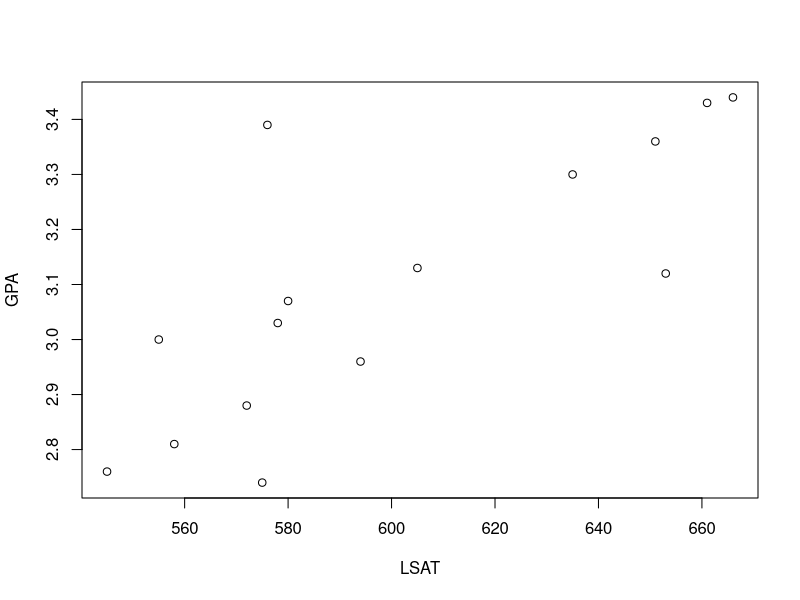
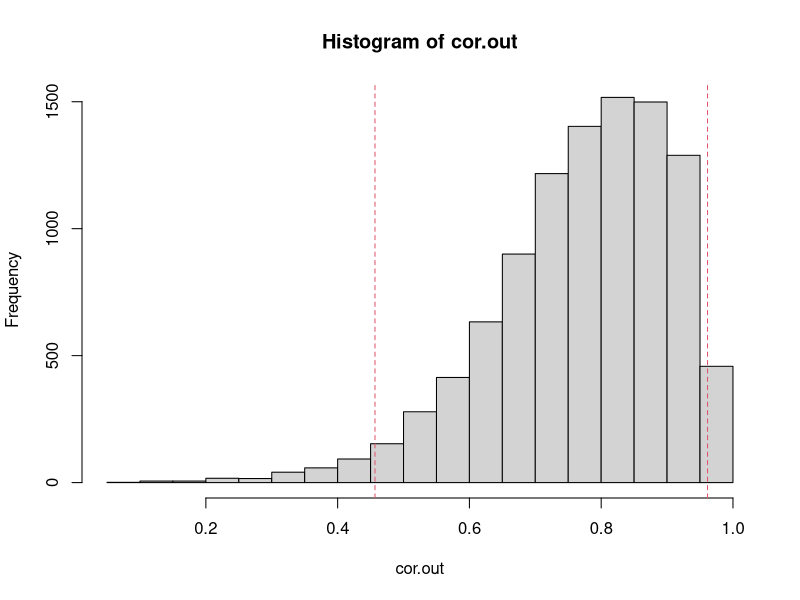
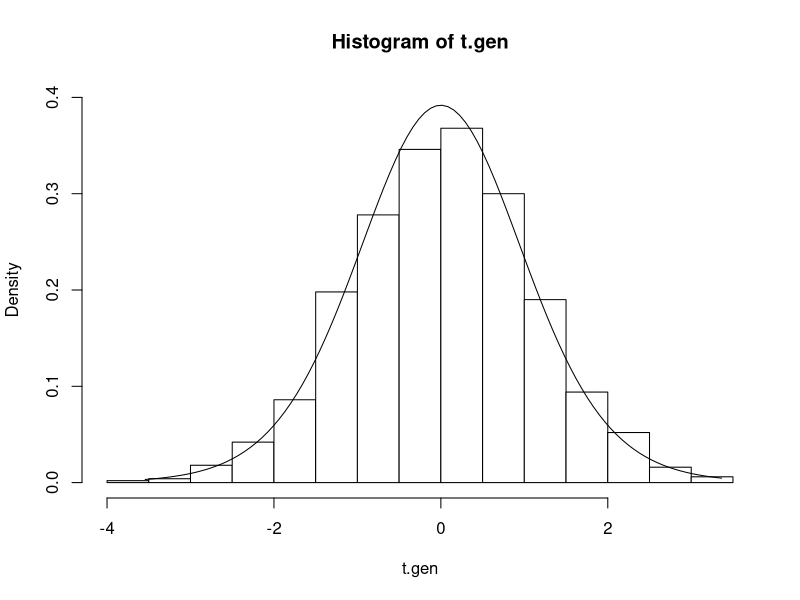
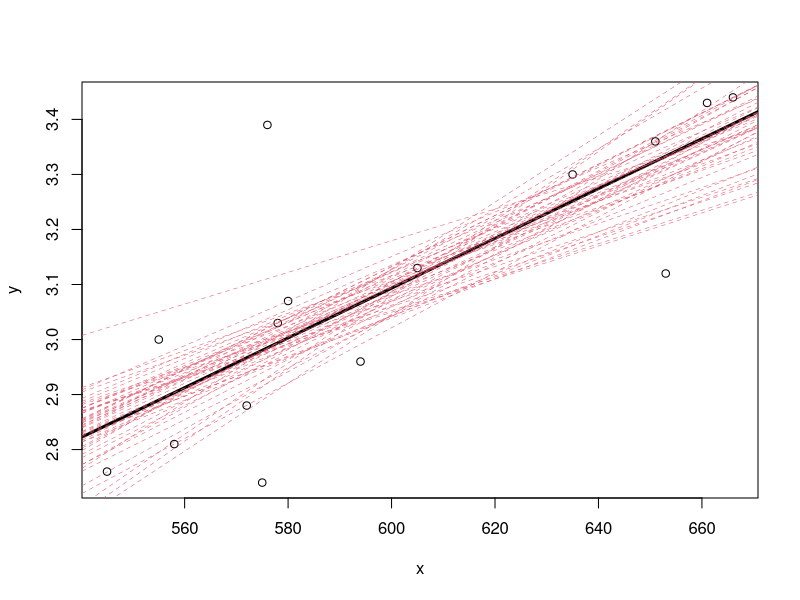
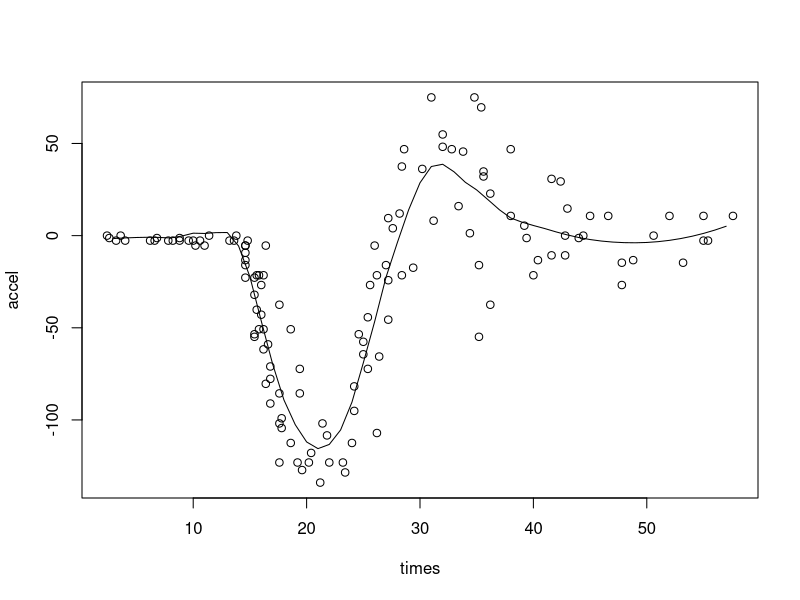
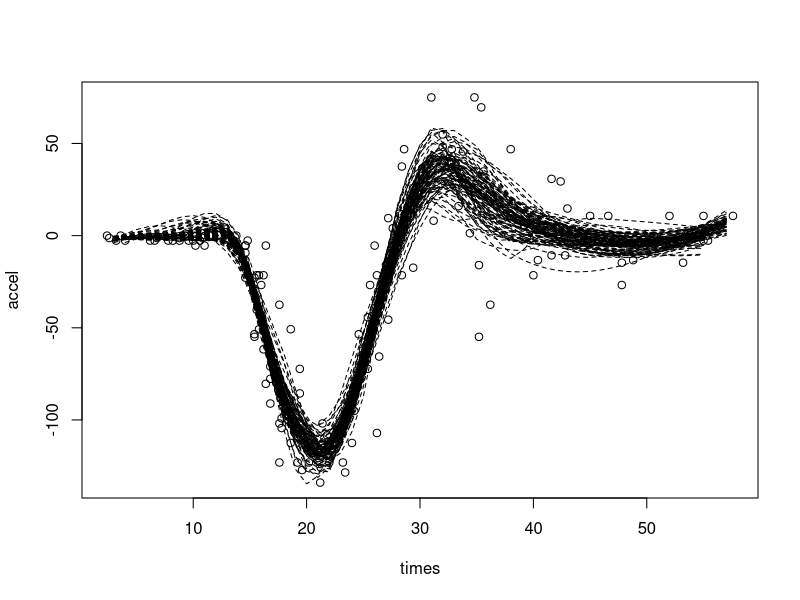
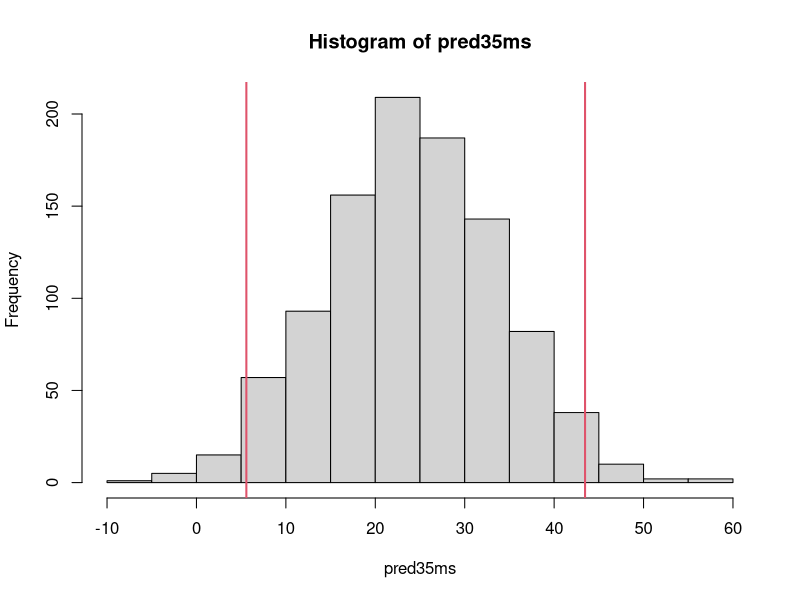
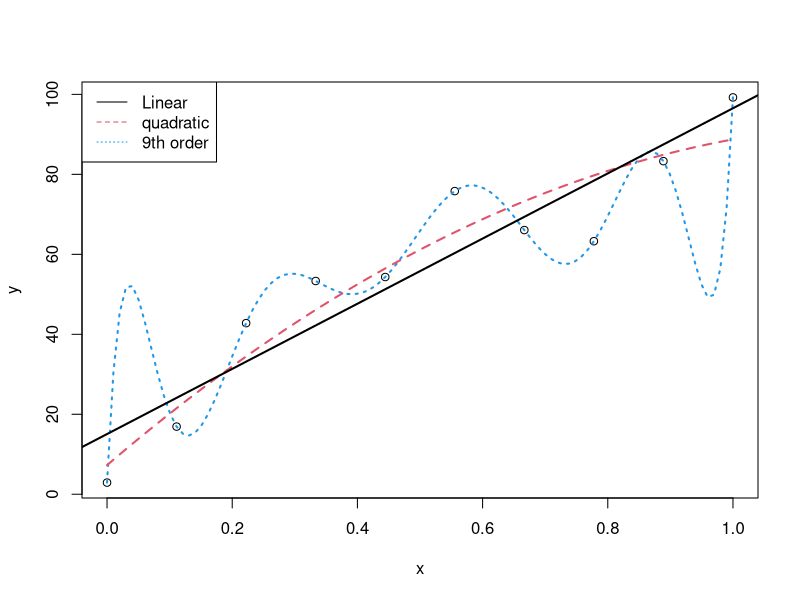

The R source for these figures, in order:

#####################################
# Law Schools non-parametric

x<-c(576,635,558,578,666,580,555,661,651,605,653,575,545,572,594)
y<-c(3.39,3.3,2.81,3.03,3.44,3.07,3,3.43,3.36,3.13,3.12,2.74,2.76,2.88,2.96)    
plot(x,y, xlab='LSAT', ylab='GPA')

bootse<-function(n,x,y){
  nx<-length(x)
  bootcor<-rep(0,n)
  for(i in 1:n){
    index<-sample(c(1:nx),replace=T)
    bootcor[i]<-cor(x[index],y[index])
  }
  return(bootcor)  
}

cor.out <- bootse(10000, x, y)
hist(cor.out)

# 95% CI
(qcor <- quantile(cor.out,c(0.025,0.975)))
abline(v=qcor, col=2, lty=2)

# estimated standard error
(se = sd(cor.out))
# use Normal approximation to calculate 95% CI
cor(x,y) + 1.96*se
cor(x,y) - 1.96*se




##############################################
# Mice survival times


treatment<-c(94,197,16,38,99,141,23)
control<-c(52,104,146,10,50,31,40,27,46)

t.test(treatment,control,alternative="greater",var.equal=T)

boot.test<-function(x,y,n){
  alldata<-c(x,y)
  nx<-length(x)
  ny<-length(y)
  
  t.gen<-rep(0,n)
  for(i in 1:n){
    newx<-sample(alldata,nx,replace=T)
    newy<-sample(alldata,ny,replace=T)
    t.gen[i]<-t.test(newx,newy,alternative="greater",var.equal=T)$statistic
  }
  return(t.gen)  
}

t.gen <- boot.test(treatment,control,1000)

hist(t.gen,col=0,prob=T,ylim=c(0,0.4))
z<-seq(from=min(t.gen),to=max(t.gen),length=100)
lines(z,dt(z,14))
mean( t.gen >= t.test(treatment,control,alternative="greater",var.equal=T)$statistic)



##########################################################################
## LSAT EXAMPLE
## - example of model based resampling


x<-c(576,635,558,578,666,580,555,661,651,605,653,575,545,572,594)
y<-c(3.39,3.3,2.81,3.03,3.44,3.07,3,3.43,3.36,3.13,3.12,2.74,2.76,2.88,2.96)    

modelBasedBoot <- function(n){
  fit <- lm(y~x)
  resids <- resid(fit)  
  coefs <- coef(fit)
  fits.boot <- list()
  
  for(i in 1:n){
    yboot <- coefs[1]+coefs[2]*x+sample(resids, replace=TRUE)
    fits.boot[[i]] <- lm(yboot ~ x)
  }
  return(fits.boot)
}

bootstrap.fits <- modelBasedBoot(100)
bootstrap.coefs <- sapply(modelBasedBoot(10), function(x) coef(x))

fit <- lm(y~x)
apply(bootstrap.coefs,1, sd)
summary(fit)

plot(x,y)
abline(fit, lwd=3)

for(i in 1:50){
  abline(bootstrap.fits[[i]], col=2, lty=2, lwd=0.5)
}



####################################
##
## loess bootstrap

library(MASS)
nrow <- dim(mcycle)[1]
times <- seq(0,70)
plot(mcycle)
fit <- loess(accel~times, mcycle, span=1/3)
lines(times, predict(fit, times), lty=1)

plot(mcycle)

for(i in 1:100){
  index.boot <- sample(1:nrow, nrow, replace=TRUE)
  mcycle.boot <- mcycle[index.boot,]
  (fit.boot <- loess(accel~times, mcycle.boot, span=1/3))
  lines(times, predict(fit.boot, times), lty=2)
}

#I only did 100 samples here as otherwise the picture begins to look too busy. 
#To get the 95\% CI, we need do a larger number of runs.

times <- 35
pred35ms<-c()
for(i in 1:1000){
  index.boot <- sample(1:nrow, nrow, replace=TRUE)
  mcycle.boot <- mcycle[index.boot,]
  (fit.boot <- loess(accel~times, mcycle.boot, span=1/3))
  pred35ms[i] <- predict(fit.boot, times)
}

hist(pred35ms)
quantile(pred35ms, c(0.025, 0.975))
abline(v =quantile(pred35ms, c(0.025, 0.975)), col=2, lwd=2 )


##########################################################################

#CV
#Reset the plotting window
par(mfrow = c(1,1))

x<-seq(from=0,to=1,length=10)
z<-seq(from=0,to=1,length=100)


# Create some noisy observations
y<-100*(x+rnorm(10,0,0.1))

#Fit a polynomial of order 9 to the data
lm1 <-lm(y~poly(x,9,raw=T))
y2 <-model.matrix(~poly(z,9,raw=T))%*%lm1$coefficients

# Plot it
plot(x,y,ylim=c(min(y2),max(y2)))
lm1 <-lm(y~poly(x,9,raw=T))
y2 <-model.matrix(~poly(z,9,raw=T))%*%lm1$coefficients

lines(z,y2, lty=3, col=4, lwd=2)

lm2 <-lm(y~poly(x,2,raw=T))
y2 <-model.matrix(~poly(z,2,raw=T))%*%lm2$coefficients
lines(z,y2, lty=2, col=2, lwd=2)

deviance(lm2)
deviance(lm1)

fit0 <- lm(y~x)
deviance(lm(y~x))

# Show the real underlying function
#abline(a = 0, b = 100, col = 1, lty=1, lwd=2)
abline(fit0, col=1, lty=1, lwd=2)
legend("topleft", legend = c("Linear", "quadratic", "9th order"), lty=1:3, col=c(1,2,4))


l<-min(y2)
u<-max(y2)
y.pred <- c()

for(i in 1:10){
  readline()
  y.reduced<-y[-i]
  x.reduced<-x[-i]
  lm1<-lm(y.reduced~poly(x.reduced,8,raw=T))
  y2<-model.matrix(~poly(z,8,raw=T))%*%lm1$coefficients
  y.pred[i]<-model.matrix(~poly(x[i],8,raw=T))%*%lm1$coefficients
  plot(x.reduced,y.reduced,ylim=c(l,u),xlim=c(-0.1,1.1))
  lines(z,y2)
  points(x[i],y[i],pch=4,col=2)
  abline(lm(y.reduced~x.reduced),lty=4)
}



# Plot of predicted vs true
y5.pred <- c()
y1.pred <- c()

for(i in 1:10){
  y.reduced<-y[-i]
  x.reduced<-x[-i]
  lm5<-lm(y.reduced~poly(x.reduced,6,raw=T))
  y5.pred[i]<-model.matrix(~poly(x[i],6,raw=T))%*%lm5$coefficients
  
  lm1<-lm(y.reduced~poly(x.reduced,1,raw=T))
  y1.pred[i]<-model.matrix(~poly(x[i],1,raw=T))%*%lm1$coefficients
  
}

mean((y5.pred-y)^2)
mean((y1.pred-y)^2)


plot(y,y5.pred, col=2, xlab='true', ylab='predicted', pch=3)
points(y,y1.pred, pch=2)
abline(a=0,b=1)
legend("bottomright", c('Linear', '6th order', 'x=y (perfect)'), pch=c(2,3, NA), col=c(1,2,1), lty=c(NA, NA, 1))

################################
# 
# Lets now calculate the RMSE for polynomial of different order
#


RMSE <- c()
for(j in 1:8){
  y.pred <- c()
  for(i in 1:10){
    y.reduced<-y[-i]
    x.reduced<-x[-i]
    lm1<-lm(y.reduced~poly(x.reduced,j,raw=T))
    y.pred[i]<-model.matrix(~poly(x[i],j,raw=T))%*%lm1$coefficients
  }
  
  RMSE[j] <- sqrt(mean((y.pred-y)^2))
}

plot(1:8, RMSE, ylab='Root mean square prediction error', xlab = 'Degree of fitted polynomial')
plot(1:8, log(RMSE), ylab='Root mean square prediction error', xlab = 'Degree of fitted polynomial')


# Which model would you prefer?

